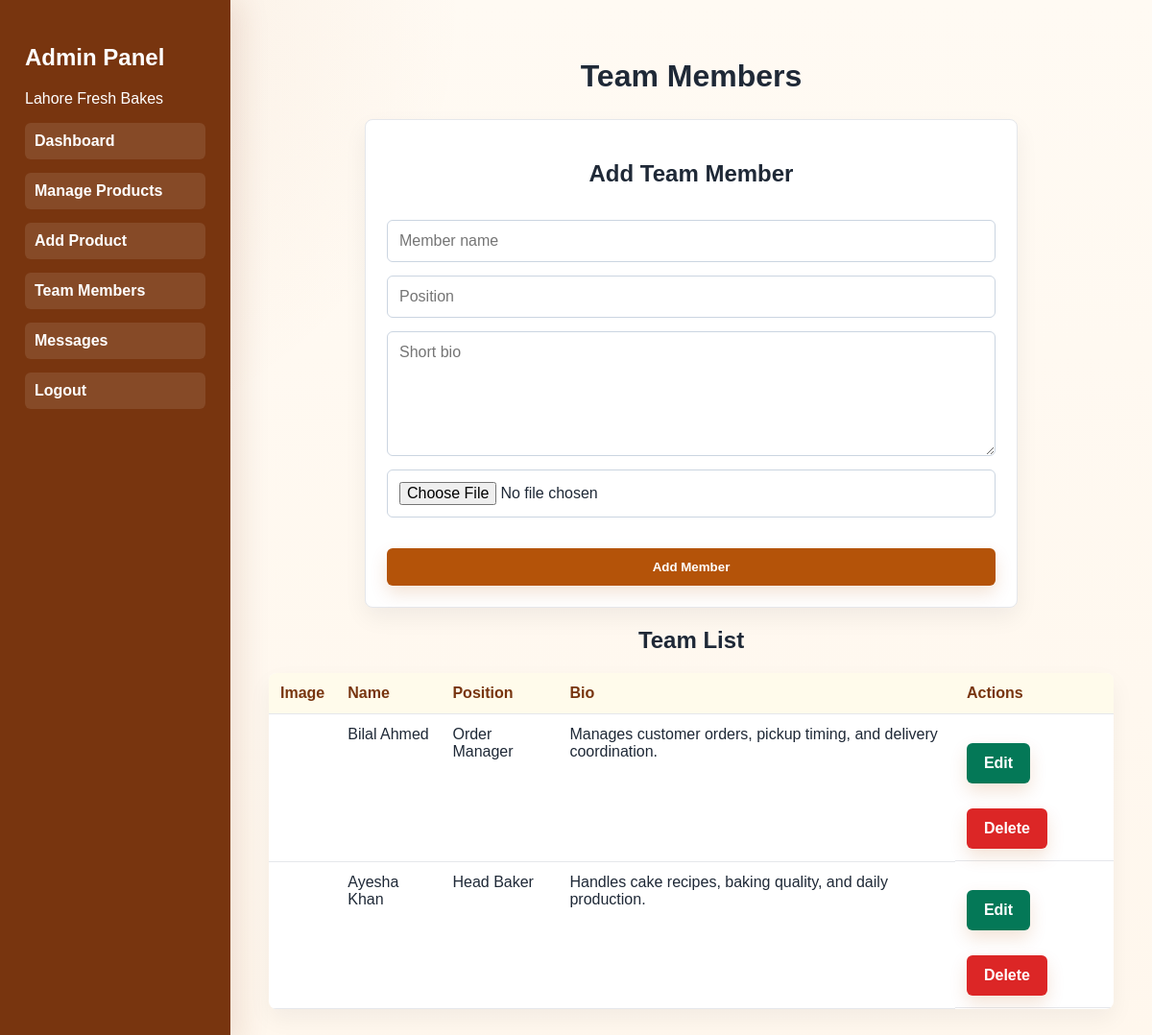
The page /admin/team.php (signed in) on the database its author committed.
### tables this page shows
CREATE TABLE team_members (
    id INT AUTO_INCREMENT PRIMARY KEY,
    name VARCHAR(120) NOT NULL,
    position VARCHAR(120) NOT NULL,
    bio TEXT NOT NULL,
    image VARCHAR(255),                  
    created_at TIMESTAMP DEFAULT CURRENT_TIMESTAMP
);

### config.php (called while the page is built, shortened)
<?php
function e($value) {
    return htmlspecialchars((string) $value, ENT_QUOTES, 'UTF-8');
}
?>

### admin/team.php (the view, shortened to what this page needs)
<?php
require '../config.php';
$editingMember = null;
$members = $pdo->query('SELECT * FROM team_members ORDER BY id DESC')->fetchAll();
include 'admin_header.php';
?>
<h1>Team Members</h1>
<form class="form card" method="post" enctype="multipart/form-data">
    <h2><?= $editingMember ? 'Edit Team Member' : 'Add Team Member' ?></h2>
    <input type="text" name="name" placeholder="Member name" value="<?= e($editingMember['name'] ?? '') ?>" required>
    <input type="text" name="position" placeholder="Position" value="<?= e($editingMember['position'] ?? '') ?>" required>
    <textarea name="bio" placeholder="Short bio" required><?= e($editingMember['bio'] ?? '') ?></textarea>
    <input type="file" name="image" accept="image/jpeg,image/png,image/webp">
    <button class="btn" type="submit"><?= $editingMember ? 'Update Member' : 'Add Member' ?></button>
</form>
<h2>Team List</h2>
<table class="table">
    <thead>
        <tr><th>Image</th><th>Name</th><th>Position</th><th>Bio</th><th>Actions</th></tr>
    </thead>
    <tbody>
        <?php foreach ($members as $member): ?>
            <tr>
                <td>
                </td>
                <td><?= e($member['name']) ?></td>
                <td><?= e($member['position']) ?></td>
                <td><?= e($member['bio']) ?></td>
                <td class="actions">
                    <a class="btn secondary" href="team.php?edit=<?= e($member['id']) ?>">Edit</a>
                    <a class="btn danger" href="team.php?delete=<?= e($member['id']) ?>" onclick="return confirm('Delete this member?')">Delete</a>
                </td>
            </tr>
        <?php endforeach; ?>
    </tbody>
</table>
<?php include 'admin_footer.php'; ?>

### assets/css/style.css (style rules this page uses)
:root { --ink: #1f2937; --muted: #64748b; --line: #e5e7eb; --soft: #fff7ed; --brand: #b45309; --brand-dark: #78350f; --accent: #047857; --danger: #dc2626; --white: #ffffff; }
* { box-sizing: border-box; }
body { margin: 0; font-family: Arial, sans-serif; color: var(--ink); background: radial-gradient(circle at top left, rgba(180, 83, 9, 0.08), transparent 30%), linear-gradient(180deg, #fffaf3 0%, #fff7ed 100%); min-height: 100vh; display: flex; flex-direction: column; }
a { color: inherit; text-decoration: none; }
.btn { display: inline-block; margin-top: 18px; padding: 12px 18px; border: 0; border-radius: 6px; background: var(--brand); color: var(--white); font-weight: 800; cursor: pointer; transition: transform 0.2s ease, box-shadow 0.2s ease; box-shadow: 0 8px 18px rgba(180, 83, 9, 0.16); }
.btn.secondary { background: var(--accent); }
.btn.danger { background: var(--danger); }
.card { padding: 22px; border: 1px solid var(--line); border-radius: 8px; background: var(--white); box-shadow: 0 10px 24px rgba(15, 23, 42, 0.06); transition: transform 0.2s ease, box-shadow 0.2s ease; }
.form { display: grid; gap: 14px; max-width: 680px; margin: 26px auto 0; }
.form input, .form textarea, .form select { width: 100%; padding: 12px; border: 1px solid #cbd5e1; border-radius: 6px; font: inherit; background: #fff; transition: border-color 0.2s ease, box-shadow 0.2s ease; }
.form textarea { min-height: 130px; }
.admin-main h1, .admin-main h2 { text-align: center; }
.table { width: 100%; border-collapse: collapse; background: var(--white); border-radius: 8px; overflow: hidden; box-shadow: 0 10px 24px rgba(15, 23, 42, 0.05); }
.table th, .table td { padding: 12px; border-bottom: 1px solid var(--line); text-align: left; vertical-align: top; }
.table th { background: #fffbeb; color: var(--brand-dark); }
.actions { display: flex; gap: 8px; flex-wrap: wrap; }

### rows shown on the page
team_members: name "Bilal Ahmed", position "Order Manager", bio "Manages customer orders, pickup timing, and delivery coordination."
team_members: name "Ayesha Khan", position "Head Baker", bio "Handles cake recipes, baking quality, and daily production."
